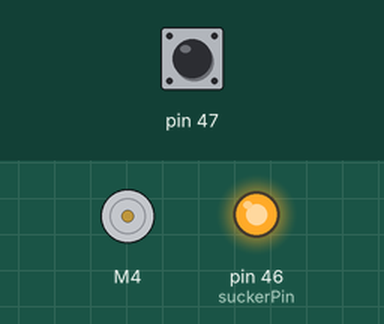
This sketch was run on a simulated Arduino Mega 2560, built with avr-gcc and run on an emulated ATmega2560. On the bench: DC motor (green arrow = forward, orange = backward, longer = faster), output pins drawn as LEDs (lit = HIGH). The inputs (shaded band) are chosen by the test bench; at power-on: pin 47 HIGH.

Above: at 0.8 s.
0.9 s: pin 47 pulled LOW for 0.15 s
At 6.2 s:
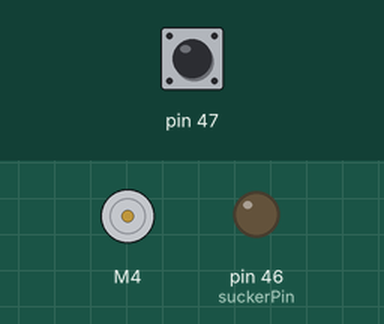
Timing chart, 0 to 12.4 s (numbered marks = the images above; inputs shaded):
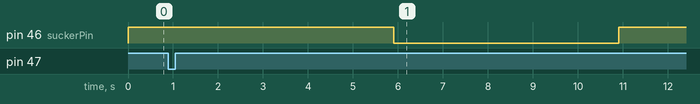

Measured:
- after the input at 0.9 s, pin 46 (suckerPin): HIGH → LOW after 5.0 s, → HIGH 5.0 s later

The sketch:

ultra.ino
```cpp
#include <AFMotor.h> // Подключаем библиотеку для работы с Motor Shield L293D

// Придумываем имена моторам и объявляем клеммники к которым они подсоединены
AF_DCMotor my_motor1(1);//колесо
AF_DCMotor my_motor3(3);//колесо
AF_DCMotor my_motor2(2);//захват
AF_DCMotor my_motor4(4);//кран
int suckerPin = 46;

void forward(int speed)
{
  my_motor1.setSpeed(speed);
  my_motor3.setSpeed(speed);
  my_motor1.run(FORWARD);
  my_motor3.run(FORWARD);
}

void left(int speed)
{
  my_motor1.setSpeed(speed);
  my_motor3.setSpeed(speed);
  my_motor1.run(BACKWARD);
  my_motor3.run(FORWARD);
}

void right(int speed)
{
  my_motor1.setSpeed(speed);
  my_motor3.setSpeed(speed);
  my_motor3.run(BACKWARD);
  my_motor1.run(FORWARD);
}

void backward(int speed)
{
  my_motor1.setSpeed(speed);
  my_motor3.setSpeed(speed);
  my_motor1.run(BACKWARD);
  my_motor3.run(BACKWARD);
}

void stop()
{
  my_motor1.run(RELEASE);
  my_motor3.run(RELEASE);
}

void crane_up(){
  my_motor4.run(FORWARD);
}

void crane_down(){
  my_motor4.run(BACKWARD);
}

void bring(){
  digitalWrite(suckerPin, LOW);
}

void drop(){
  digitalWrite(suckerPin, HIGH);
}

byte trigPins [] = {53, 51, 49};
byte echoPins [] = {52, 50, 48};
int get_distance(byte n)
{
  long duration, cm;
  digitalWrite(trigPins[n], LOW);
  delayMicroseconds(5);
  digitalWrite(trigPins[n], HIGH);
  delayMicroseconds(10);
  digitalWrite(trigPins[n], LOW);
  pinMode(echoPins[n], INPUT);
  duration = pulseIn(echoPins[n], HIGH);
  cm = (duration/2) / 29.1;
  if(cm > 255)
    cm = 255;
  delay(5);
  return cm;
}

void setup()
{
  Serial.begin (9600);
  for(int i = 0; i < 3; i++)
  {
    pinMode(trigPins[i], OUTPUT);
    pinMode(echoPins[i], INPUT);
  }
  pinMode(suckerPin, OUTPUT);
  pinMode(47, INPUT_PULLUP);
  my_motor4.setSpeed(255);
  drop();
  while(digitalRead(47));
}

void loop()
{
  digitalWrite(suckerPin, HIGH);
  delay(5000);
  digitalWrite(suckerPin, LOW);
  delay(5000);
  /*
  bring();
  delay(1000);
  drop();
  delay(1000);


  stop();
  delay(5000000);
*/
}
```
